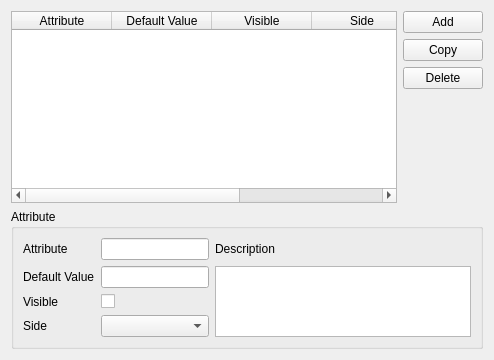
         <widget class="QWidget" name="tab_2">
          <attribute name="title">
           <string>Attribute types</string>
          </attribute>
          <layout class="QGridLayout" name="gridLayout_4">
           <item row="1" column="1">
            <widget class="QPushButton" name="pushButton_2">
             <property name="text">
              <string>Copy</string>
             </property>
            </widget>
           </item>
           <item row="0" column="1">
            <widget class="QPushButton" name="pushButton">
             <property name="text">
              <string>Add</string>
             </property>
            </widget>
           </item>
           <item row="4" column="0" colspan="2">
            <widget class="QGroupBox" name="groupBox_2">
             <property name="maximumSize">
              <size>
               <width>16777215</width>
               <height>16777215</height>
              </size>
             </property>
             <property name="title">
              <string>Attribute</string>
             </property>
             <layout class="QGridLayout" name="gridLayout_5" columnstretch="0,0,1">
              <item row="0" column="0">
               <widget class="QLabel" name="label_8">
                <property name="text">
                 <string>Attribute</string>
                </property>
               </widget>
              </item>
              <item row="0" column="1">
               <widget class="QLineEdit" name="lineEdit_2"/>
              </item>
              <item row="0" column="2">
               <widget class="QLabel" name="label_12">
                <property name="text">
                 <string>Description</string>
                </property>
               </widget>
              </item>
              <item row="1" column="0">
               <widget class="QLabel" name="label_9">
                <property name="text">
                 <string>Default Value</string>
                </property>
               </widget>
              </item>
              <item row="1" column="1">
               <widget class="QLineEdit" name="lineEdit_3"/>
              </item>
              <item row="1" column="2" rowspan="3">
               <widget class="QTextEdit" name="textEdit"/>
              </item>
              <item row="2" column="0">
               <widget class="QLabel" name="label_10">
                <property name="text">
                 <string>Visible</string>
                </property>
               </widget>
              </item>
              <item row="2" column="1">
               <widget class="QCheckBox" name="checkBox_3">
                <property name="text">
                 <string/>
                </property>
               </widget>
              </item>
              <item row="3" column="0">
               <widget class="QLabel" name="label_11">
                <property name="text">
                 <string>Side</string>
                </property>
               </widget>
              </item>
              <item row="3" column="1">
               <widget class="QComboBox" name="comboBox_4"/>
              </item>
             </layout>
            </widget>
           </item>
           <item row="2" column="1">
            <widget class="QPushButton" name="pushButton_3">
             <property name="text">
              <string>Delete</string>
             </property>
            </widget>
           </item>
           <item row="3" column="1">
            <spacer name="verticalSpacer">
             <property name="orientation">
              <enum>Qt::Vertical</enum>
             </property>
             <property name="sizeHint" stdset="0">
              <size>
               <width>20</width>
               <height>40</height>
              </size>
             </property>
            </spacer>
           </item>
           <item row="0" column="0" rowspan="4">
            <widget class="QTableWidget" name="tableWidget_4">
             <column>
              <property name="text">
               <string>Attribute</string>
              </property>
             </column>
             <column>
              <property name="text">
               <string>Default Value</string>
              </property>
             </column>
             <column>
              <property name="text">
               <string>Visible</string>
              </property>
             </column>
             <column>
              <property name="text">
               <string>Side</string>
              </property>
             </column>
             <column>
              <property name="text">
               <string>Description</string>
              </property>
             </column>
            </widget>
           </item>
          </layout>
         </widget>
